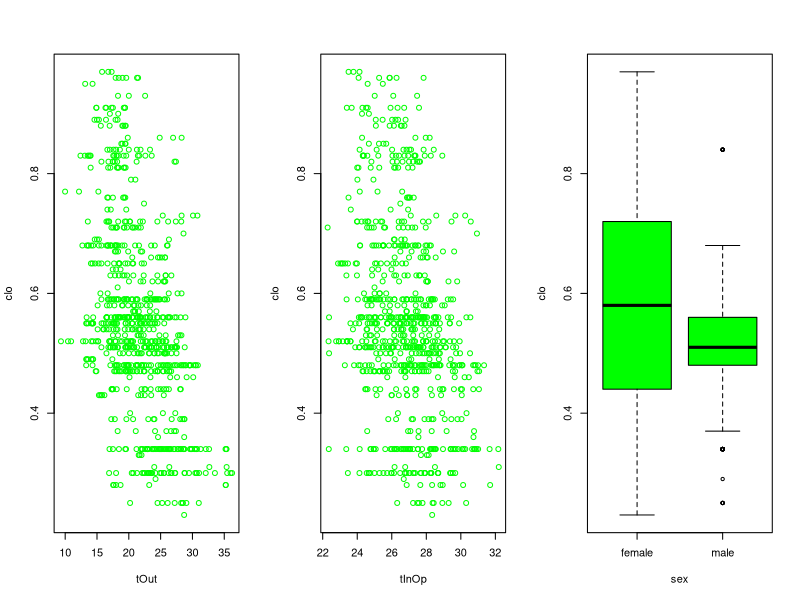
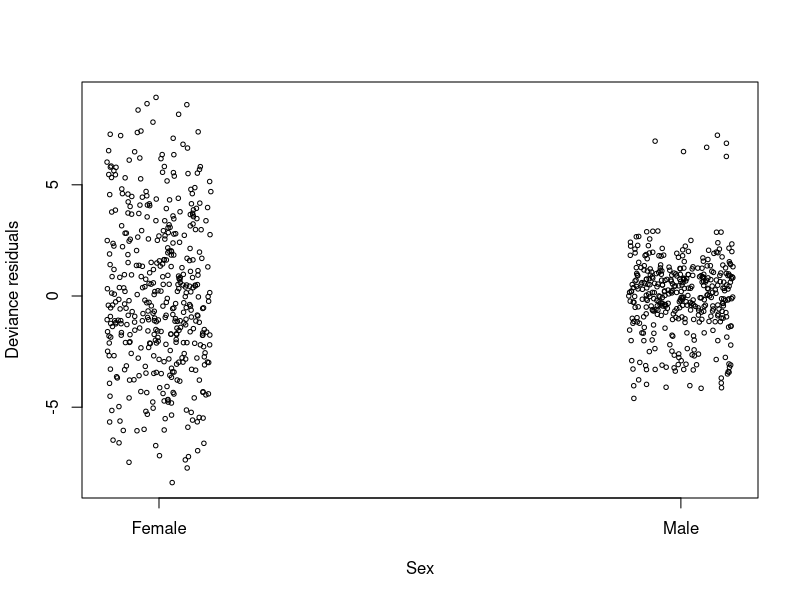
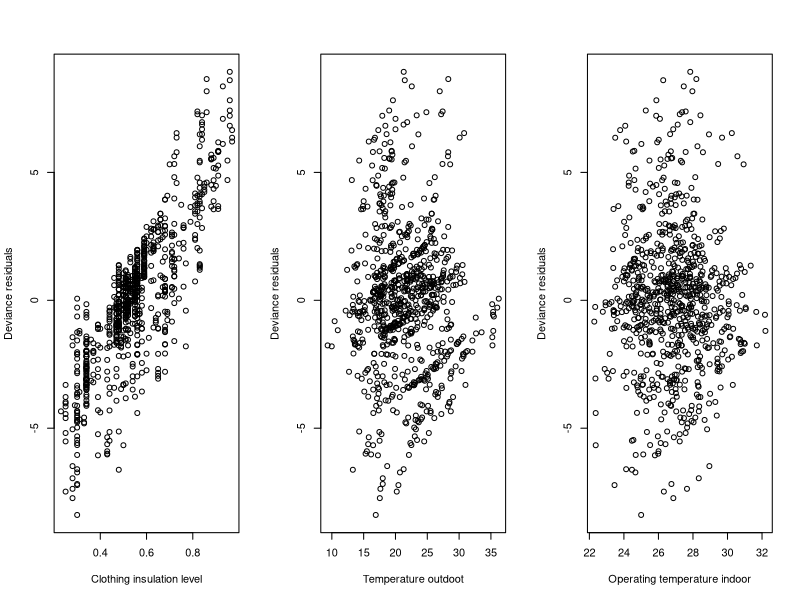
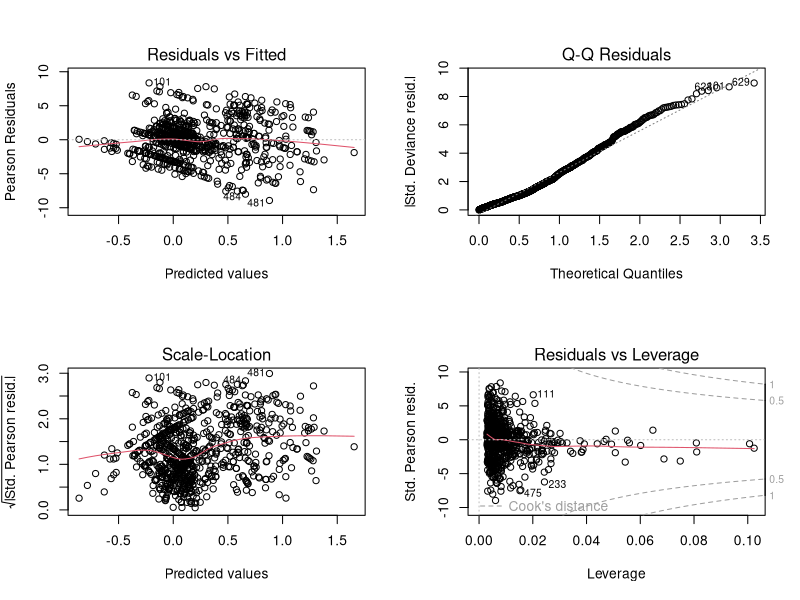
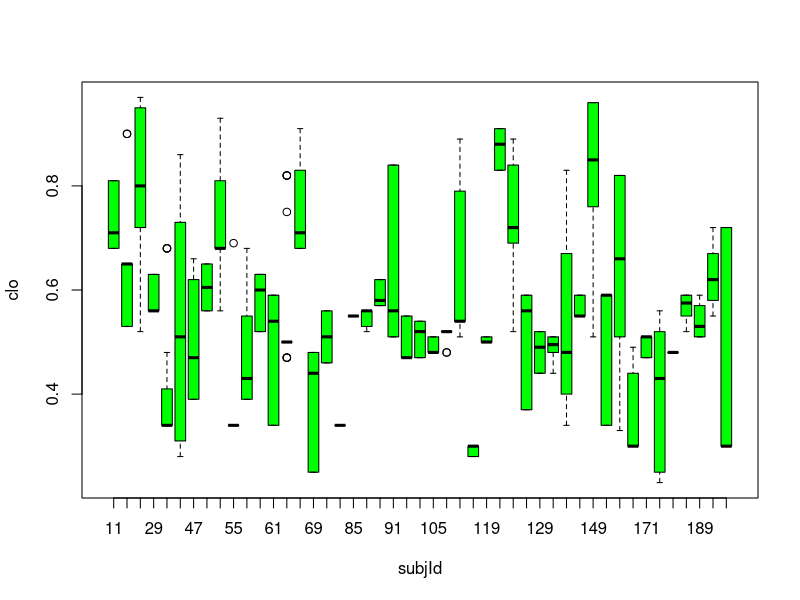

The R script that drew these images, in order:
## Assignment 2 - part A
library(ggplot2)
library(tidyverse)

# Load data ---------------------------------------------------------------
if (Sys.getenv('USER') == "mortenjohnsen"){
  setwd("/Users/mortenjohnsen/OneDrive - Danmarks Tekniske Universitet/DTU/10. Semester/02424 - Advanced Dataanalysis and Statistical Modellling/02424---Assignments/Assignment 2/")
}else if (Sys.getenv('USER') == "freja"){
  setwd("~/Documents/Uni/TiendeSemester/Adv. data analysis and stat. modelling/02424---Assignments/Assignment 2")
}else{
  setwd("C:/Users/catdu/OneDrive/DTU/10. semester/Advanced Dataanalysis and Statistical Modelling/Assignment 1/02424---Assignments/Assignment 2/")
}

data <- read.table("clothing.csv", 
                   header = TRUE, sep = ",")
str(data)
data <- tibble(data)
data$SEX <- ifelse(data$sex == "female", 1, 0) # Convert sex to binary
data$resp <- cbind(data$clo*100, rep(100, length(data$clo))-data$clo*100)


# Find sutiable GLM for clothing insulation level and compare the results
# Should only concern the modelling of clothing insulation level based on
# indoor and outdoor temperature
data1 <- data %>%
  select(-subjId, -day, -time)
data1$sex <- as.factor(data1$sex)

# 'clo' clothing level is between 0 and 1
# The other variables for temperature are continuos (not binomial)

# Distribution of sex
table(data1$sex)


# Plots -------------------------------------------------------------------
par(mfrow = c(1, 3))
plot(clo ~ tOut, col="green", data=data1)
plot(clo ~ tInOp, col="green", data=data1)
plot(clo ~ sex, col="green", data=data1)
# 
# p = data$clo
# logit <- log(p/(1-p))
# plot(data$clo, logit, las=1,
#      xlab='clo', ylab="Logit(clo)")

# Models -------------------------------------------------------------------

# All variables combined
fit0 <- glm(formula = resp ~ tOut*tInOp*sex,
            data = data1,
            family = binomial(link="logit"))
summary(fit0) # None is significant
drop1(fit0, test = "Chisq")

fit1 <- update(fit0,.~.-tOut:tInOp:sex)
summary(fit1)
drop1(fit1, test = "Chisq")

fit2 <- update(fit1,.~.-tOut:tInOp-tOut:sex-tInOp:sex)
summary(fit2) # Somthing are significant now
drop1(fit2, test = "Chisq")

# fit2 is the same as a very simple additive model
fit3 <- update(fit2,.~.-tInOp)
summary(fit3) # Somthing are significant now
drop1(fit3, test = "Chisq")

anova(fit0,fit1,test="Chisq")
anova(fit0,fit2,test="Chisq")
anova(fit0,fit3,test="Chisq")

# We see that none of the anova tests are significant, meaning that we will take/Accept the simpler model(s)
fit3 = fit0

# Residuals ---------------------------------------------------------------

# Extract the difference between the predicted and actual values
resDev <- residuals(fit3, type="deviance")
resDevPear <- residuals(fit3, type = "pearson")

# Residual analysis of the variation in cloting insulation level between females and men.
par(mfrow = c(1, 1))
plot(jitter(as.numeric(as.factor(data$sex)), amount=0.1), resDev,
     xlab="Sex", ylab="Deviance residuals", cex=0.6,
     axes=FALSE)
box()
axis(1,label=c("Female", "Male" ),at=c(1,2))
axis(2)
# The deviance is quite distributed evenly for the sex, but we do see a larger variance for females

confint(fit3)

par(mfrow = c(1, 3))
plot(data1$clo, resDev, xlab='Clothing insulation level', ylab='Deviance residuals')
plot(data1$tOut, resDev, xlab='Temperature outdoot', ylab='Deviance residuals')
plot(data1$tInOp, resDev, xlab='Operating temperature indoor', ylab='Deviance residuals')
# We do see that the residuals for 'clo' is linear distributed. We want more randomness...

par(mfrow = c(2, 2))
plot(fit3)

# Cooks distance
cooksD  <- cooks.distance(fit3)
cooksD[cooksD>(3*mean(cooksD))]
influential <- data1[cooksD>(3*mean(cooksD)),]



# New model with 'subjId' --------------------------------------------------------------

data2 <- data %>%
  select(-sex, -day, -time)
data2$subjId <- as.factor(data2$subjId)

par(mfrow = c(1, 1))
plot(clo ~ subjId, col="green", data=data2)

# Fit
# All variables combined
fit0 <- glm(formula = resp ~ tOut*tInOp*subjId, #clo
            data = data2,
            # family = gaussian(link = inverse))
            family = binomial(link="logit"))
summary(fit0) # None is significant
drop1(fit0, test = "Chisq")

fit1 <- update(fit0,.~.-tOut:tInOp:subjId)
summary(fit1)
drop1(fit1, test = "Chisq")

fit2 <- update(fit1,.~.-tOut:tInOp-tOut:subjId-tInOp:subjId)
summary(fit2) # Somthing are significant now
drop1(fit2, test = "Chisq")

# fit2 is the same as a very simple additive model
fit3 <- update(fit2,.~.-subjId)#-tInOp)
summary(fit3) # Somthing are significant now
drop1(fit3, test = "Chisq")

anova(fit0,fit1,test="Chisq")
anova(fit0,fit2,test="Chisq")
anova(fit0,fit3,test="Chisq")

